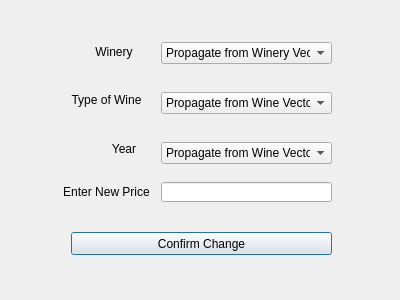
<?xml version="1.0" encoding="UTF-8"?>
<ui version="4.0">
 <class>changeprice</class>
 <widget class="QDialog" name="changeprice">
  <property name="geometry">
   <rect>
    <x>0</x>
    <y>0</y>
    <width>400</width>
    <height>300</height>
   </rect>
  </property>
  <property name="windowTitle">
   <string>Dialog</string>
  </property>
  <widget class="QComboBox" name="YearComboBox">
   <property name="geometry">
    <rect>
     <x>161</x>
     <y>142</y>
     <width>171</width>
     <height>22</height>
    </rect>
   </property>
   <item>
    <property name="text">
     <string>Propagate from Wine Vector</string>
    </property>
   </item>
  </widget>
  <widget class="QComboBox" name="TypeOfWineComboBox">
   <property name="geometry">
    <rect>
     <x>161</x>
     <y>92</y>
     <width>171</width>
     <height>22</height>
    </rect>
   </property>
   <item>
    <property name="text">
     <string>Propagate from Wine Vector</string>
    </property>
   </item>
  </widget>
  <widget class="QLineEdit" name="NewPriceTextBox">
   <property name="geometry">
    <rect>
     <x>161</x>
     <y>182</y>
     <width>171</width>
     <height>20</height>
    </rect>
   </property>
   <property name="alignment">
    <set>Qt::AlignLeading|Qt::AlignLeft|Qt::AlignVCenter</set>
   </property>
  </widget>
  <widget class="QComboBox" name="WineryComboBox">
   <property name="geometry">
    <rect>
     <x>161</x>
     <y>42</y>
     <width>171</width>
     <height>22</height>
    </rect>
   </property>
   <item>
    <property name="text">
     <string>Propagate from Winery Vector</string>
    </property>
   </item>
  </widget>
  <widget class="QLabel" name="WineryLabel">
   <property name="geometry">
    <rect>
     <x>91</x>
     <y>42</y>
     <width>46</width>
     <height>20</height>
    </rect>
   </property>
   <property name="text">
    <string>Winery</string>
   </property>
   <property name="alignment">
    <set>Qt::AlignCenter</set>
   </property>
  </widget>
  <widget class="QLabel" name="EnterNewPriceLabel">
   <property name="geometry">
    <rect>
     <x>61</x>
     <y>182</y>
     <width>91</width>
     <height>20</height>
    </rect>
   </property>
   <property name="text">
    <string>Enter New Price</string>
   </property>
   <property name="alignment">
    <set>Qt::AlignCenter</set>
   </property>
  </widget>
  <widget class="QPushButton" name="ConfirmChangeButton">
   <property name="geometry">
    <rect>
     <x>71</x>
     <y>232</y>
     <width>261</width>
     <height>23</height>
    </rect>
   </property>
   <property name="text">
    <string>Confirm Change</string>
   </property>
  </widget>
  <widget class="QLabel" name="TypeOfWineLabel">
   <property name="geometry">
    <rect>
     <x>71</x>
     <y>92</y>
     <width>71</width>
     <height>16</height>
    </rect>
   </property>
   <property name="text">
    <string>Type of Wine</string>
   </property>
   <property name="alignment">
    <set>Qt::AlignCenter</set>
   </property>
  </widget>
  <widget class="QLabel" name="YearLabel">
   <property name="geometry">
    <rect>
     <x>101</x>
     <y>142</y>
     <width>46</width>
     <height>13</height>
    </rect>
   </property>
   <property name="text">
    <string>Year</string>
   </property>
   <property name="alignment">
    <set>Qt::AlignCenter</set>
   </property>
  </widget>
 </widget>
 <resources/>
 <connections/>
</ui>
